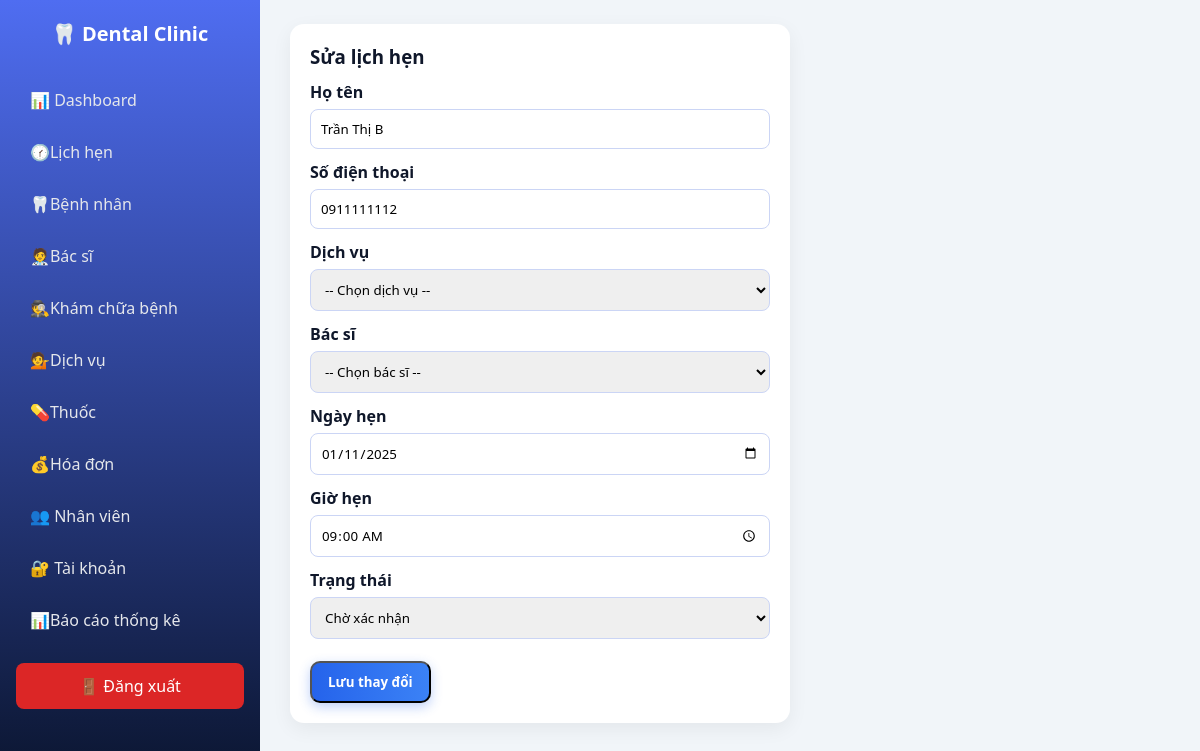
The app's page /dental_management/dashboard/dashboard.php?page=appointment_edit&id=2 (signed in) with its own data.
### tables this page shows
CREATE TABLE `appointment_requests` (
  `request_id` int(11) NOT NULL,
  `full_name` varchar(100) NOT NULL,
  `phone` varchar(15) NOT NULL,
  `email` varchar(100) DEFAULT NULL,
  `gender` enum('Nam','Nữ','Khác') DEFAULT NULL,
  `dob` date DEFAULT NULL,
  `appointment_date` date NOT NULL,
  `appointment_time` time NOT NULL,
  `source` enum('Website','Điện thoại','Fanpage') DEFAULT 'Website',
  `note` text DEFAULT NULL,
  `status` enum('Chờ xác nhận','Đã xác nhận','Đã đến','Không đến','Hủy') DEFAULT 'Chờ xác nhận',
  `created_at` timestamp NOT NULL DEFAULT current_timestamp(),
  `doctor_id` int(11) DEFAULT NULL,
  `service_id` int(11) DEFAULT NULL
);

### dental_management/dashboard/pages/appointment_edit.php (the view, shortened to what this page needs)
<?php
require_once __DIR__ . "/../../api/db.php";
$id = $_GET['id'] ?? 0;
$stmt = $pdo->prepare("SELECT * FROM appointment_requests WHERE request_id=?");
$stmt->execute([$id]);
$r = $stmt->fetch();
?>
<div class="form-box">
    <h3>Sửa lịch hẹn</h3>
    <form method="post">
        <label>Họ tên</label>
        <input name="full_name" value="<?= htmlspecialchars($r['full_name']) ?>" required>
        <label>Số điện thoại</label>
        <input name="phone" value="<?= $r['phone'] ?>" required>
        <label>Dịch vụ</label>
        <select name="service_id" required>
            <option value="">-- Chọn dịch vụ --</option>
        </select>
        <label>Bác sĩ</label>
        <select name="doctor_id" required>
            <option value="">-- Chọn bác sĩ --</option>
        </select>
        <label>Ngày hẹn</label>
        <input type="date" name="appointment_date" value="<?= $r['appointment_date'] ?>">
        <label>Giờ hẹn</label>
        <input type="time" name="appointment_time" value="<?= $r['appointment_time'] ?>">
        <label>Trạng thái</label>
        <select name="status">
            <?php foreach (['Chờ xác nhận','Đã xác nhận','Hủy'] as $st): ?>
                <option <?= ($r['status'] === $st) ? 'selected' : '' ?>>
                    <?= $st ?>
                </option>
            <?php endforeach; ?>
        </select>
        <br><br>
        <button class="btn-add">Lưu thay đổi</button>
    </form>
</div>

### dental_management/dashboard/dashboard.css (style rules this page uses)
* { margin: 0; padding: 0; box-sizing: border-box; font-family: "Segoe UI", Tahoma, sans-serif; }
body { background: #f1f5f9; color: #0f172a; }
body { display: flex; min-height: 100vh; }
.btn-add { background: linear-gradient(90deg, #2563eb, #3b82f6); color: #fff; padding: 10px 16px; border-radius: 10px; text-decoration: none; font-weight: 600; box-shadow: 0 4px 12px rgba(37,99,235,0.3); }
.form-box { max-width: 500px; background: #fff; padding: 20px; border-radius: 14px; box-shadow: 0 6px 20px rgba(0,0,0,.06); }
.form-box label { display: block; margin-top: 12px; font-weight: 600; }
.form-box input, .form-box select { width: 100%; padding: 10px; margin-top: 6px; border-radius: 8px; border: 1px solid #cbd5f5; }

### records on screen
appointment_requests: full_name "Trần Thị B", phone "0911111112", appointment_date "01/11/2025", appointment_time "09:00:00"

### other values on screen
form field status "Chờ xác nhận"
